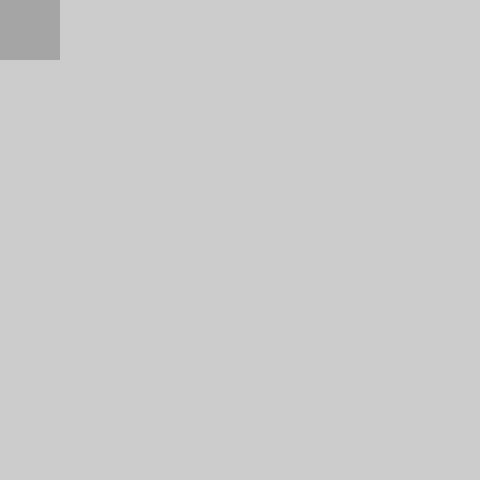
Frame 1 (no input)
Frame 60 (the mouse pressed at the canvas centre just before this capture): identical to frame 1, image omitted
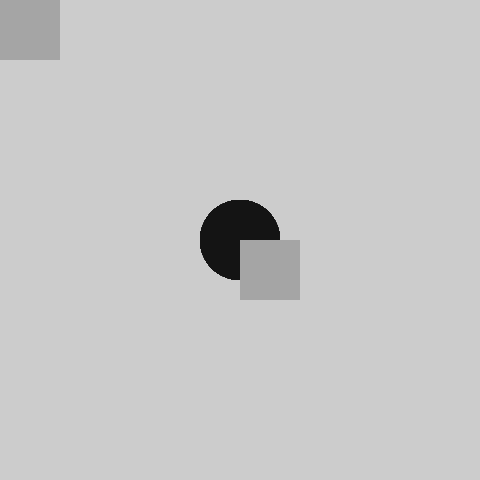
Frame 120 (the mouse held since frame 60 and released just before this capture)

The Processing sketch that drew these frames (run headless with seeded random() and noise(); from frame 60 on, the mouse is pressed at the canvas centre):

// Processing sketch: processing_38741
// ── processing_38741.pde

void setup(){
  size(480,480);
  smooth();
}
void draw(){
  if (mousePressed){
  fill(20);
  }else{
  fill(255);
  }
  ellipse(mouseX,mouseY,80,80);
  noStroke();
  fill(165);
   rect(mouseX,mouseY,60,60);
 
}
